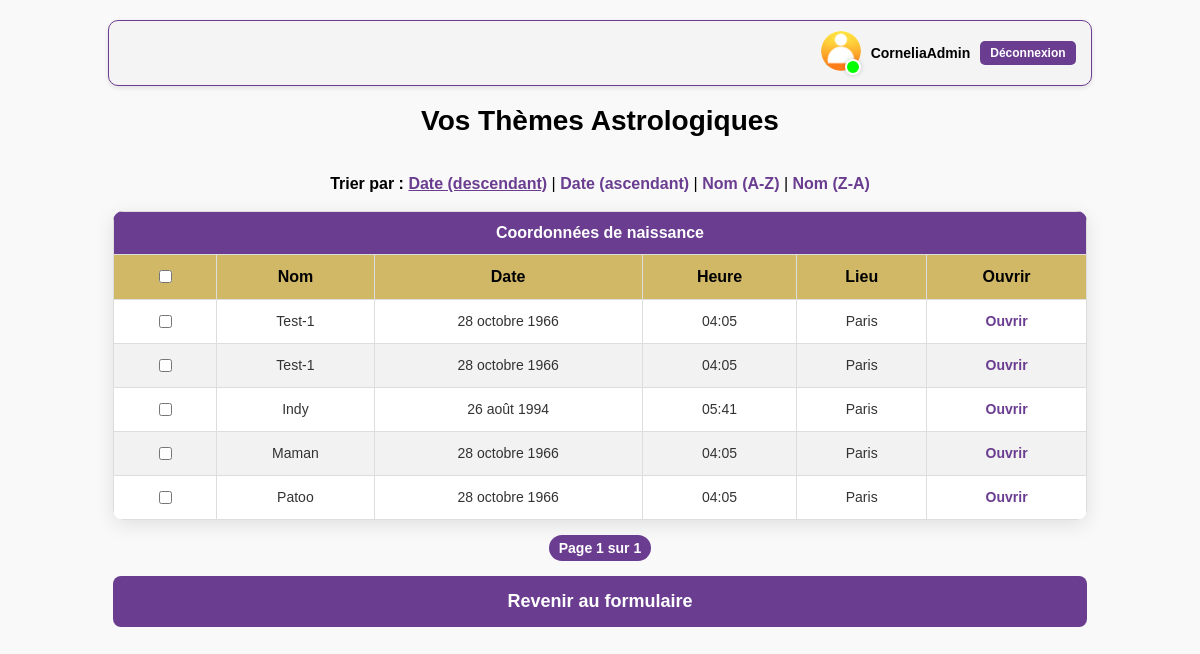
/themes/ (signed in), run on an earlier commit of the app's database.
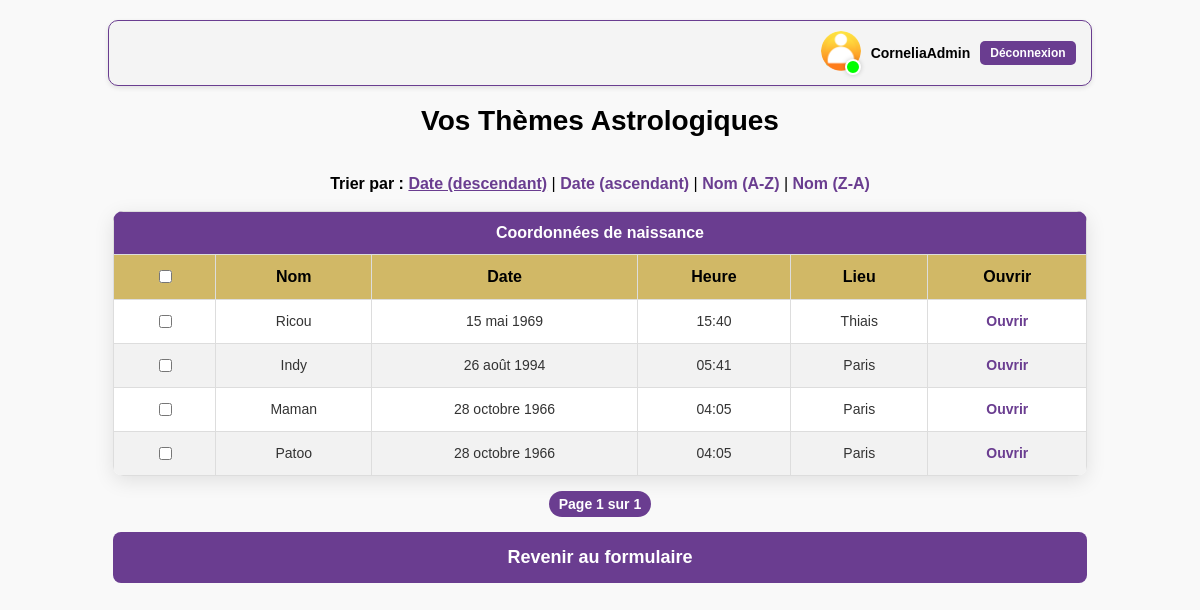
And on a later commit of the database.
### astroapp/models.py (models this page shows, shortened)
class CustomUser(AbstractUser):
    email = models.EmailField(unique=True)  # Assure l'unicité de l'email

class ThemeAstrologique(models.Model):
    utilisateur = models.ForeignKey(CustomUser, on_delete=models.CASCADE)
    name = models.CharField(max_length=255)
    birthdate = models.DateField()
    birthtime = models.TimeField()
    country_of_birth = models.CharField(max_length=255)
    city_of_birth = models.CharField(max_length=255)
    date_de_creation = models.DateTimeField(auto_now_add=True)

### astroapp/views.py (the view)
# urls.py: path('themes/', views.liste_themes, name='liste_themes'),
@login_required
def liste_themes(request):
    sort = request.GET.get('sort', '-date_de_creation')
    allowed_sorts = ['name', 'date_de_creation', '-date_de_creation', '-name']
    if sort not in allowed_sorts:
        sort = '-date_de_creation'  # Revenir au tri par défaut si le paramètre est invalide
    themes = ThemeAstrologique.objects.filter(utilisateur=request.user).order_by(sort)
    paginator = Paginator(themes, 10)  # 10 thèmes par page
    page_number = request.GET.get('page')  # Récupérer le numéro de page dans l'URL
    page_obj = paginator.get_page(page_number)  # Obtenir la page correspondante
    return render(request, 'liste_themes.html', {
        'page_obj': page_obj,  # Objets de la page actuelle
        'current_sort': sort,  # Critère de tri actuel
    })

### astroapp/templates/liste_themes.html (shortened to what this page needs)
{% load static %}
<!DOCTYPE html>
<html lang="fr">
<head>
</head>
<body>
<div class="auth-user">
    {% if user.is_authenticated %}
        <div class="auth-logged-in">
            <div style="position: relative; display: inline-block;">
                <img src="{% static 'images/user-icons/user-icon-orange.png' %}" alt="Icône utilisateur" class="user-icon">
                <div class="status-indicator"></div>
            </div>
            <span class="user-name">{{ user.username }}</span>
            <a href="{% url 'deconnexion' %}" class="logout-btn">Déconnexion</a>
        </div>
    {% else %}
        <div class="auth-links">
            <a href="{% url 'connexion' %}" class="auth-btn">Connexion</a>
            <a href="{% url 'inscription' %}" class="auth-btn">S'inscrire</a>
        </div>
    {% endif %}
</div>
    <h1>Vos Thèmes Astrologiques</h1>
<br>
<div class="div-tri">
<div class="tri-options">
    <strong>Trier par :</strong>
    <a href="?sort=-date_de_creation" {% if current_sort == '-date_de_creation' %}class="active"{% endif %}>Date (descendant)</a> |
    <a href="?sort=date_de_creation" {% if current_sort == 'date_de_creation' %}class="active"{% endif %}>Date (ascendant)</a> |
    <a href="?sort=name" {% if current_sort == 'name' %}class="active"{% endif %}>Nom (A-Z)</a> |
    <a href="?sort=-name" {% if current_sort == '-name' %}class="active"{% endif %}>Nom (Z-A)</a>
</div>
</div>
<br>
<div>
<table>
    <tr>
        <th colspan="6">Coordonnées de naissance</th>
    </tr>
    <tr>
        <th class="div-birth-details">
            <input type="checkbox" id="selectAll" />
        </th>
        <th class="div-birth-details">Nom</th>
        <th class="div-birth-details">Date</th>
        <th class="div-birth-details">Heure</th>
        <th class="div-birth-details">Lieu</th>
        <th class="div-birth-details">Ouvrir</th>
    </tr>
    {% for theme in page_obj %}
    <tr>
        <td>
           <input type="checkbox" class="theme-checkbox" data-id="{{ theme.id }}" />
        </td>
        <td>{{ theme.name }}</td>
        <td>{{ theme.birthdate }}</td>
        <td>{{ theme.birthtime }}</td>
        <td>{{ theme.city_of_birth }}</td>
        <td>
            <a href="{% url 'ouvrir_theme' theme.id %}">Ouvrir</a>
        </td>
    </tr>
    {% empty %}
    <tr>
        <td colspan="6">Aucun thème trouvé.</td>
    </tr>
    {% endfor %}
</table>
</div>
<div class="pagination">
    <span class="step-links">
        <span class="current">
            Page {{ page_obj.number }} sur {{ page_obj.paginator.num_pages }}
        </span>
    </span>
</div>
<div>
<a href="{% url 'birth_data' %}" class="btn-retour-formulaire">Revenir au formulaire</a>
</div>
</body>
</html>

### astroapp/templates/liste_themes.html (style rules this page uses)
.auth-user { display: flex; align-items: center; justify-content: flex-end; gap: 10px; padding: 10px 15px; background-color: #f4f4f4; border:#6A3D90 1px solid; border-radius: 10px; box-shadow: 0 2px 5px rgba(0, 0, 0, 0.1); width: 82%; margin: 0 auto; }
.auth-logged-in { display: flex; align-items: center; gap: 10px; }
.user-icon { width: 40px; height: 40px; border-radius: 50%; object-fit: cover; }
.status-indicator { position: absolute; bottom: 0; right: 0; width: 12px; height: 12px; background-color: #00ff00; border: 2px solid white; border-radius: 50%; box-shadow: 0 0 5px rgba(0, 0, 0, 0.2); }
.user-name { font-weight: bold; font-size: 14px; color: #000; }
.logout-btn { background-color: #6A3D90; color: white; padding: 5px 10px; border-radius: 5px; text-decoration: none; font-size: 12px; transition: background-color 0.3s ease; }
body { font-family: 'Arial', sans-serif; margin: 0; padding: 20px; background-color: #f9f9f9; }
h1 { text-align: center; color: #000; font-size: 28px; margin-bottom: 20px; }
table { width: 84%; margin: 0 auto; border-collapse: collapse; background-color: #fff; border-radius: 10px; overflow: hidden; box-shadow: 0 5px 20px rgba(0, 0, 0, 0.1); }
.div-birth-details { background:#D1B866; color: #000; }
th, td { padding: 12px 15px; text-align: center; border: 1px solid #ddd; }
th { background-color: #6A3D90; color: white; font-size: 16px; font-weight: bold; }
tr:nth-child(even) { background-color: #f2f2f2; }
td { font-size: 14px; color: #333; }
a { color: #6A3D90; font-weight: bold; text-decoration: none; transition: color 0.3s ease, transform 0.2s ease; }
.btn-retour-formulaire { display: block; width: 84%; margin: 20px auto; padding: 15px 0; background-color: #6A3D90; color: white; text-align: center; text-decoration: none; font-weight: bold; border-radius: 8px; font-size: 18px; transition: background-color 0.3s ease, transform 0.2s ease; }
.div-tri { text-align:center; }
.tri-options a.active { font-weight: bold; text-decoration: underline; text-align:center; }
.pagination { display: flex; justify-content: center; align-items: center; margin: 20px 0; font-size: 14px; }
.pagination .current { font-weight: bold; color: white; background-color: #6A3D90; border-radius: 20px; padding: 5px 10px; }
.pagination span { color: #555; font-style: normal; margin: 0 5px; }

What changed in the data, as far as the page shows it:
removed ThemeAstrologique: name "Test-1", birthdate "28 octobre 1966", birthtime "04:05", city_of_birth "Paris"
removed ThemeAstrologique: name "Test-1", birthdate "28 octobre 1966", birthtime "04:05", city_of_birth "Paris"
added ThemeAstrologique: name "Ricou", birthdate "15 mai 1969", birthtime "15:40", city_of_birth "Thiais"
